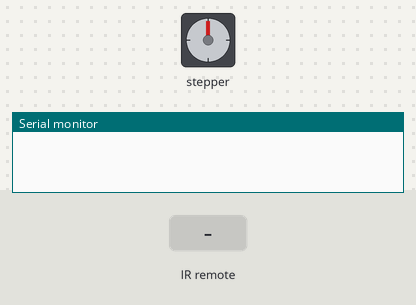
This sketch was run on a simulated Arduino Uno, built with avr-gcc and run on an emulated ATmega328P. Parts: stepper motor, the last lines printed to the serial monitor. The inputs (shaded band) are chosen by the test bench. Stepper angles assume 2048 steps per turn.

Above: at 1.2 s.
1.3 s: infrared code 0x10 received
At 1.75 s:
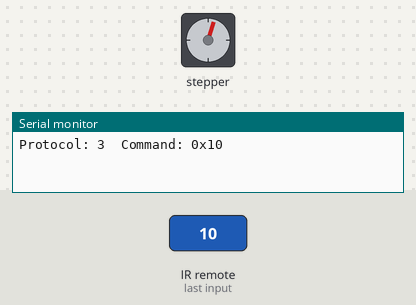
At 4.0 s:
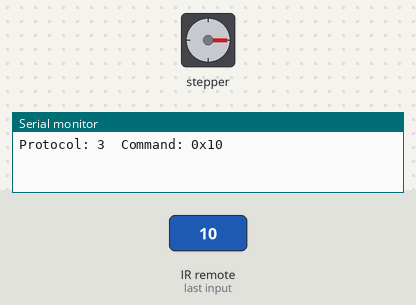
4.3 s: infrared code 0x11 received
At 4.75 s:
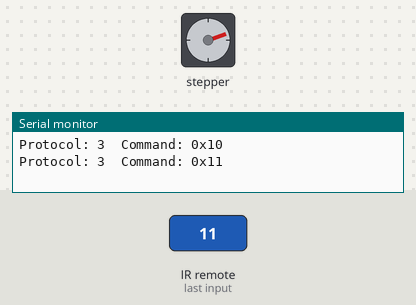
7.3 s: infrared code 0x11 received
Timing chart, 0 to 12.0 s (numbered marks = the images above; inputs shaded):
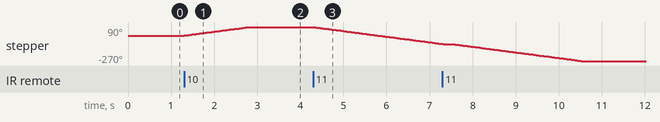

The sketch:

Buoc.ino
```cpp
#include <IRremote.hpp>
#include <Stepper.h>

#define BUOC 2048
const int receiverPin = 3;

Stepper stepper(BUOC, 8, 10, 9, 11);
double goc_quay = 0;

void setup() {
  stepper.setSpeed(10);
  Serial.begin(9600);

  // IRremote 4.x
  IrReceiver.begin(receiverPin, ENABLE_LED_FEEDBACK);
}

void translateIR(uint8_t cmd) {
  switch (cmd) {
    case 0x10:
      goc_quay = 90.0;
      break;
    case 0x11:
      goc_quay = -180.0;
      break;
    default:
      goc_quay = 0;  // không khớp thì khỏi quay
      break;
  }
}

void loop() {
  if (IrReceiver.decode()) {
    // Lấy command (thường cái bạn cần để switch)
    uint8_t cmd = IrReceiver.decodedIRData.command;

    Serial.print("Protocol: ");
    Serial.print(IrReceiver.decodedIRData.protocol);
    Serial.print("  Command: 0x");
    Serial.println(cmd, HEX);

    translateIR(cmd);

    if (goc_quay != 0) {
      stepper.step((goc_quay / 360.0) * BUOC);
      delay(200);
    }

    IrReceiver.resume();
  }
}
```

Measured:
- after the input at 1.3 s, stepper: turns 90° clockwise in 1.5 s, starting at once
- after the input at 4.3 s, stepper: keeps turning counter-clockwise at about 60°/s, starting at once
